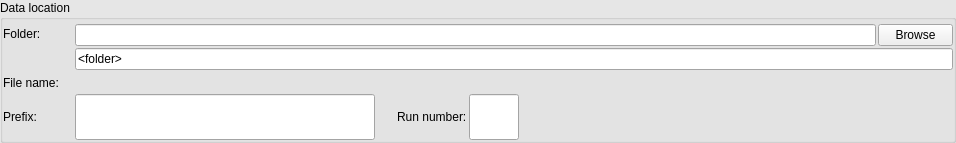
<?xml version="1.0" encoding="UTF-8"?>
<ui version="4.0">
 <class>DataPathWidgetHorizontalLayout</class>
 <widget class="QWidget" name="DataPathWidgetHorizontalLayout">
  <property name="geometry">
   <rect>
    <x>0</x>
    <y>0</y>
    <width>956</width>
    <height>143</height>
   </rect>
  </property>
  <property name="palette">
   <palette>
    <active>
     <colorrole role="Base">
      <brush brushstyle="SolidPattern">
       <color alpha="255">
        <red>255</red>
        <green>255</green>
        <blue>255</blue>
       </color>
      </brush>
     </colorrole>
     <colorrole role="Window">
      <brush brushstyle="SolidPattern">
       <color alpha="255">
        <red>230</red>
        <green>230</green>
        <blue>230</blue>
       </color>
      </brush>
     </colorrole>
    </active>
    <inactive>
     <colorrole role="Base">
      <brush brushstyle="SolidPattern">
       <color alpha="255">
        <red>255</red>
        <green>255</green>
        <blue>255</blue>
       </color>
      </brush>
     </colorrole>
     <colorrole role="Window">
      <brush brushstyle="SolidPattern">
       <color alpha="255">
        <red>230</red>
        <green>230</green>
        <blue>230</blue>
       </color>
      </brush>
     </colorrole>
    </inactive>
    <disabled>
     <colorrole role="Base">
      <brush brushstyle="SolidPattern">
       <color alpha="255">
        <red>230</red>
        <green>230</green>
        <blue>230</blue>
       </color>
      </brush>
     </colorrole>
     <colorrole role="Window">
      <brush brushstyle="SolidPattern">
       <color alpha="255">
        <red>230</red>
        <green>230</green>
        <blue>230</blue>
       </color>
      </brush>
     </colorrole>
    </disabled>
   </palette>
  </property>
  <property name="windowTitle">
   <string>Data path</string>
  </property>
  <layout class="QHBoxLayout">
   <property name="spacing">
    <number>0</number>
   </property>
   <property name="margin">
    <number>0</number>
   </property>
   <item>
    <widget class="QGroupBox" name="data_path_gb">
     <property name="title">
      <string>Data location</string>
     </property>
     <layout class="QHBoxLayout">
      <property name="spacing">
       <number>0</number>
      </property>
      <property name="leftMargin">
       <number>0</number>
      </property>
      <property name="topMargin">
       <number>4</number>
      </property>
      <property name="rightMargin">
       <number>0</number>
      </property>
      <property name="bottomMargin">
       <number>0</number>
      </property>
      <item>
       <layout class="QVBoxLayout">
        <property name="spacing">
         <number>2</number>
        </property>
        <item>
         <layout class="QHBoxLayout">
          <property name="spacing">
           <number>2</number>
          </property>
          <item>
           <layout class="QVBoxLayout">
            <property name="spacing">
             <number>2</number>
            </property>
            <item>
             <widget class="QLabel" name="folder_label">
              <property name="minimumSize">
               <size>
                <width>70</width>
                <height>0</height>
               </size>
              </property>
              <property name="maximumSize">
               <size>
                <width>70</width>
                <height>16777215</height>
               </size>
              </property>
              <property name="text">
               <string>Folder:</string>
              </property>
              <property name="wordWrap">
               <bool>false</bool>
              </property>
             </widget>
            </item>
            <item>
             <spacer name="verticalSpacer">
              <property name="orientation">
               <enum>Qt::Vertical</enum>
              </property>
              <property name="sizeType">
               <enum>QSizePolicy::Fixed</enum>
              </property>
              <property name="sizeHint" stdset="0">
               <size>
                <width>20</width>
                <height>27</height>
               </size>
              </property>
             </spacer>
            </item>
            <item>
             <widget class="QLabel" name="file_name_label">
              <property name="minimumSize">
               <size>
                <width>70</width>
                <height>0</height>
               </size>
              </property>
              <property name="maximumSize">
               <size>
                <width>70</width>
                <height>16777215</height>
               </size>
              </property>
              <property name="text">
               <string>File name:</string>
              </property>
              <property name="wordWrap">
               <bool>false</bool>
              </property>
             </widget>
            </item>
           </layout>
          </item>
          <item>
           <layout class="QVBoxLayout">
            <property name="spacing">
             <number>2</number>
            </property>
            <item>
             <layout class="QHBoxLayout">
              <property name="spacing">
               <number>2</number>
              </property>
              <item>
               <widget class="QLineEdit" name="base_path_ledit">
                <property name="enabled">
                 <bool>true</bool>
                </property>
                <property name="minimumSize">
                 <size>
                  <width>200</width>
                  <height>0</height>
                 </size>
                </property>
                <property name="maximumSize">
                 <size>
                  <width>32767</width>
                  <height>32767</height>
                 </size>
                </property>
                <property name="text">
                 <string/>
                </property>
                <property name="readOnly">
                 <bool>true</bool>
                </property>
               </widget>
              </item>
              <item>
               <widget class="QPushButton" name="browse_button">
                <property name="maximumSize">
                 <size>
                  <width>75</width>
                  <height>32765</height>
                 </size>
                </property>
                <property name="text">
                 <string>Browse</string>
                </property>
               </widget>
              </item>
             </layout>
            </item>
            <item>
             <widget class="QLineEdit" name="folder_ledit">
              <property name="minimumSize">
               <size>
                <width>50</width>
                <height>0</height>
               </size>
              </property>
              <property name="maximumSize">
               <size>
                <width>32767</width>
                <height>32767</height>
               </size>
              </property>
              <property name="text">
               <string>&lt;folder&gt;</string>
              </property>
             </widget>
            </item>
            <item>
             <layout class="QHBoxLayout">
              <property name="spacing">
               <number>2</number>
              </property>
              <item>
               <widget class="QLabel" name="file_name_value_label">
                <property name="text">
                 <string>&lt;file name&gt;</string>
                </property>
                <property name="wordWrap">
                 <bool>false</bool>
                </property>
               </widget>
              </item>
              <item>
               <spacer name="file_name_hspacer">
                <property name="orientation">
                 <enum>Qt::Horizontal</enum>
                </property>
                <property name="sizeType">
                 <enum>QSizePolicy::Expanding</enum>
                </property>
                <property name="sizeHint" stdset="0">
                 <size>
                  <width>61</width>
                  <height>20</height>
                 </size>
                </property>
               </spacer>
              </item>
             </layout>
            </item>
           </layout>
          </item>
         </layout>
        </item>
        <item>
         <layout class="QHBoxLayout">
          <property name="spacing">
           <number>2</number>
          </property>
          <item>
           <widget class="QLabel" name="prefix_label">
            <property name="minimumSize">
             <size>
              <width>70</width>
              <height>0</height>
             </size>
            </property>
            <property name="maximumSize">
             <size>
              <width>70</width>
              <height>32767</height>
             </size>
            </property>
            <property name="text">
             <string>Prefix:</string>
            </property>
            <property name="wordWrap">
             <bool>false</bool>
            </property>
           </widget>
          </item>
          <item>
           <widget class="QLineEdit" name="prefix_ledit">
            <property name="minimumSize">
             <size>
              <width>150</width>
              <height>0</height>
             </size>
            </property>
            <property name="maximumSize">
             <size>
              <width>300</width>
              <height>32767</height>
             </size>
            </property>
           </widget>
          </item>
          <item>
           <spacer name="prefix_hspacer">
            <property name="orientation">
             <enum>Qt::Horizontal</enum>
            </property>
            <property name="sizeType">
             <enum>QSizePolicy::Fixed</enum>
            </property>
            <property name="sizeHint" stdset="0">
             <size>
              <width>20</width>
              <height>20</height>
             </size>
            </property>
           </spacer>
          </item>
          <item>
           <widget class="QLabel" name="run_num_label">
            <property name="text">
             <string>Run number:</string>
            </property>
            <property name="wordWrap">
             <bool>false</bool>
            </property>
           </widget>
          </item>
          <item>
           <widget class="QLineEdit" name="run_number_ledit">
            <property name="minimumSize">
             <size>
              <width>50</width>
              <height>0</height>
             </size>
            </property>
            <property name="maximumSize">
             <size>
              <width>50</width>
              <height>32767</height>
             </size>
            </property>
           </widget>
          </item>
          <item>
           <spacer name="run_number_spacer">
            <property name="orientation">
             <enum>Qt::Horizontal</enum>
            </property>
            <property name="sizeType">
             <enum>QSizePolicy::Expanding</enum>
            </property>
            <property name="sizeHint" stdset="0">
             <size>
              <width>1</width>
              <height>20</height>
             </size>
            </property>
           </spacer>
          </item>
         </layout>
        </item>
       </layout>
      </item>
     </layout>
    </widget>
   </item>
  </layout>
 </widget>
 <layoutdefault spacing="6" margin="11"/>
 <resources/>
 <connections/>
</ui>
